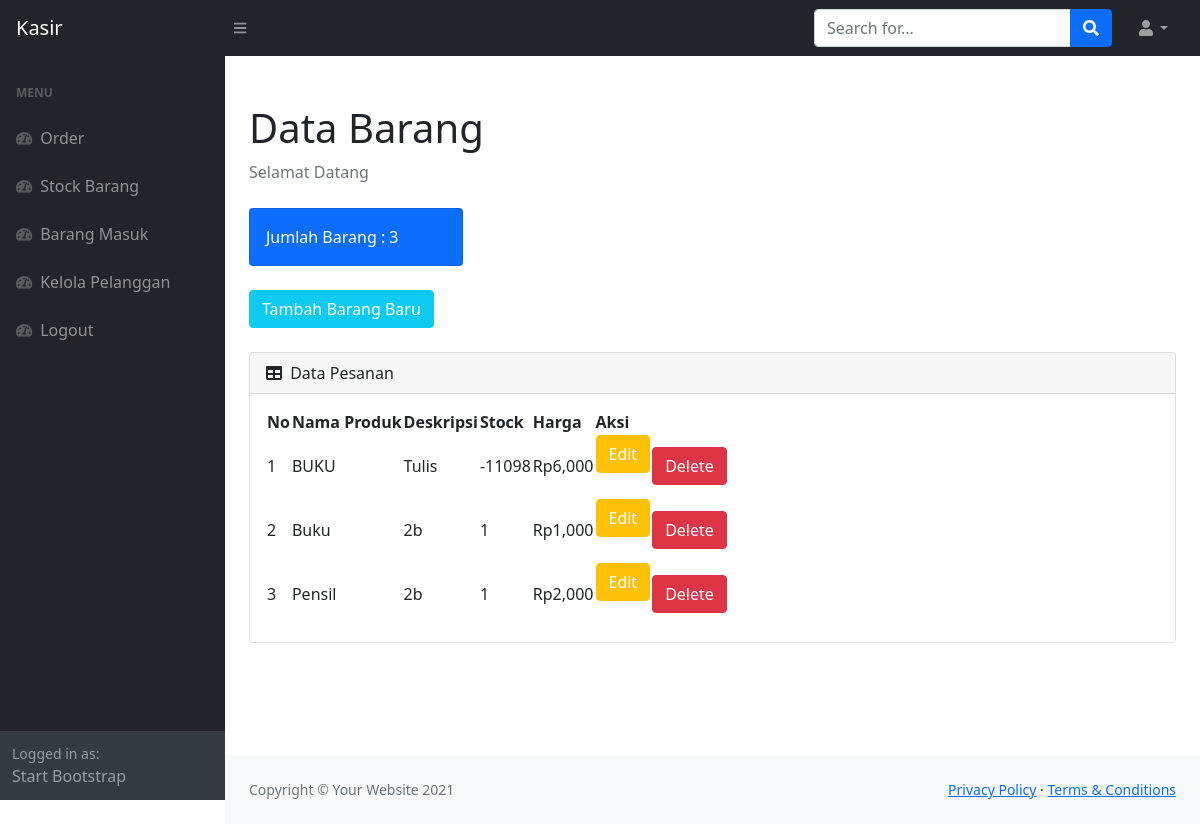
The app's page /stock.php (signed in) with its own data.
### tables this page shows
CREATE TABLE `produk` (
  `idproduk` int(11) NOT NULL,
  `namaproduk` varchar(20) NOT NULL,
  `deskripsi` varchar(30) NOT NULL,
  `harga` int(11) NOT NULL,
  `stock` int(11) NOT NULL
);

### stock.php (the view, shortened to what this page needs)
<?php
require 'ceklogin.php';
$h1 = mysqli_query($c,"select * from produk");
$h2 = mysqli_num_rows($h1);
?>
<!DOCTYPE html>
<html lang="en">
    <head>
        <link href="https://cdn.jsdelivr.net/npm/simple-datatables@latest/dist/style.css" rel="stylesheet" />
        <link href="css/styles.css" rel="stylesheet" />
    </head>
    <body class="sb-nav-fixed">
        <nav class="sb-topnav navbar navbar-expand navbar-dark bg-dark">
            <a class="navbar-brand ps-3" href="index.php">Kasir</a>
            <button class="btn btn-link btn-sm order-1 order-lg-0 me-4 me-lg-0" id="sidebarToggle" href="#!"><i class="fas fa-bars"></i></button>
            <form class="d-none d-md-inline-block form-inline ms-auto me-0 me-md-3 my-2 my-md-0">
                <div class="input-group">
                    <input class="form-control" type="text" placeholder="Search for..." aria-label="Search for..." aria-describedby="btnNavbarSearch" />
                    <button class="btn btn-primary" id="btnNavbarSearch" type="button"><i class="fas fa-search"></i></button>
                </div>
            </form>
            <ul class="navbar-nav ms-auto ms-md-0 me-3 me-lg-4">
                <li class="nav-item dropdown">
                    <a class="nav-link dropdown-toggle" id="navbarDropdown" href="#" role="button" data-bs-toggle="dropdown" aria-expanded="false"><i class="fas fa-user fa-fw"></i></a>
                </li>
            </ul>
        </nav>
        <div id="layoutSidenav">
            <div id="layoutSidenav_nav">
                <nav class="sb-sidenav accordion sb-sidenav-dark" id="sidenavAccordion">
                    <div class="sb-sidenav-menu">
                        <div class="nav">
                            <div class="sb-sidenav-menu-heading">Menu</div>
                            <a class="nav-link" href="index.php">
                                <div class="sb-nav-link-icon"><i class="fas fa-tachometer-alt"></i></div>
                                Order
                            </a>
                            <a class="nav-link" href="stock.php">
                                <div class="sb-nav-link-icon"><i class="fas fa-tachometer-alt"></i></div>
                                Stock Barang
                            </a>
                            <a class="nav-link" href="masuk.php">
                                <div class="sb-nav-link-icon"><i class="fas fa-tachometer-alt"></i></div>
                                Barang Masuk
                            </a>
                            <a class="nav-link" href="pelanggan.php">
                                <div class="sb-nav-link-icon"><i class="fas fa-tachometer-alt"></i></div>
                                Kelola Pelanggan
                            </a>
                             <a class="nav-link" href="logout.php">
                                <div class="sb-nav-link-icon"><i class="fas fa-tachometer-alt"></i></div>
                                Logout
                            </a>
                        </div>
                    </div>
                    <div class="sb-sidenav-footer">
                        <div class="small">Logged in as:</div>
                        Start Bootstrap
                    </div>
                </nav>
            </div>
            <div id="layoutSidenav_content">
                <main>
                    <div class="container-fluid px-4">
                        <h1 class="mt-4">Data Barang</h1>
                        <ol class="breadcrumb mb-4">
                            <li class="breadcrumb-item active">Selamat Datang</li>
                        </ol>
                        <div class="row">
                            <div class="col-xl-3 col-md-6">
                                <div class="card bg-primary text-white mb-4">
                                    <div class="card-body">Jumlah Barang : <?=$h2;?></div>
                                </div>
                            </div>
                        </div>
                        <button type="button" class="btn btn-info mb-4 text-white" data-bs-toggle="modal" data-bs-target="#exampleModal">
                        Tambah Barang Baru
                        </button>
                        <div class="card mb-4">
                            <div class="card-header">
                                <i class="fas fa-table me-1"></i>
                                Data Pesanan
                            </div>
                            <div class="card-body">
                                <table id="datatablesSimple">
                                    <thead>
                                        <tr>
                                            <th>No</th>
                                            <th>Nama Produk</th>
                                            <th>Deskripsi</th>
                                            <th>Stock</th>
                                            <th>Harga</th>
                                            <th>Aksi</th>
                                        </tr>
                                    </thead>
                                    <tbody>
                                    <?php
                                    $get = mysqli_query($c, "select * from produk");
                                    $i= 1;
                                    while($p=mysqli_fetch_array($get)){
                                    $namaproduk = $p['namaproduk'];
                                    $deskripsi = $p['deskripsi'];
                                    $harga = $p['harga'];
                                    $stock = $p['stock'];
                                    $idproduk = $p['idproduk'];
                                    ?>
                                        <tr>
                                            <td><?=$i++;?></td>
                                            <td><?=$namaproduk;?></td>
                                            <td><?=$deskripsi;?></td>
                                            <td><?=$stock;?></td>
                                            <td>Rp<?=number_format($harga);?></td>
                                            <td><button type="button" class="btn btn-warning mb-4 text-white" data-bs-toggle="modal" data-bs-target="#edit<?=$idproduk;?>">
                                                Edit
                                                </button>
                                                <td><button type="button" class="btn btn-danger text-white" data-bs-toggle="modal" data-bs-target="#hapus<?=$idproduk;?>">
                                                Delete
                                                </button></td>
                                        </tr>
                                    <?php
                                    };
                                    ?>
                                    </tbody>
                                </table>
                            </div>
                        </div>
                    </div>
                </main>
                <footer class="py-4 bg-light mt-auto">
                    <div class="container-fluid px-4">
                        <div class="d-flex align-items-center justify-content-between small">
                            <div class="text-muted">Copyright &copy; Your Website 2021</div>
                            <div>
                                <a href="#">Privacy Policy</a>
                                &middot;
                                <a href="#">Terms &amp; Conditions</a>
                            </div>
                        </div>
                    </div>
                </footer>
            </div>
        </div>
    </body>
</html>

### records on screen
produk: namaproduk "BUKU", deskripsi "Tulis", stock "-11098", harga "6,000"
produk: namaproduk "Buku", deskripsi "2b", stock "1", harga "1,000"
produk: namaproduk "Pensil", deskripsi "2b", stock "1", harga "2,000"

### other values on screen
$h2 "3"
